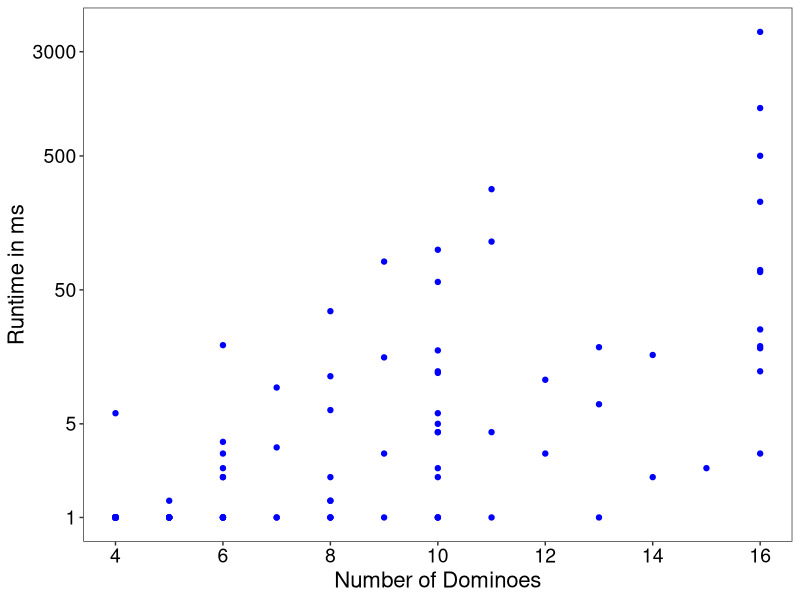
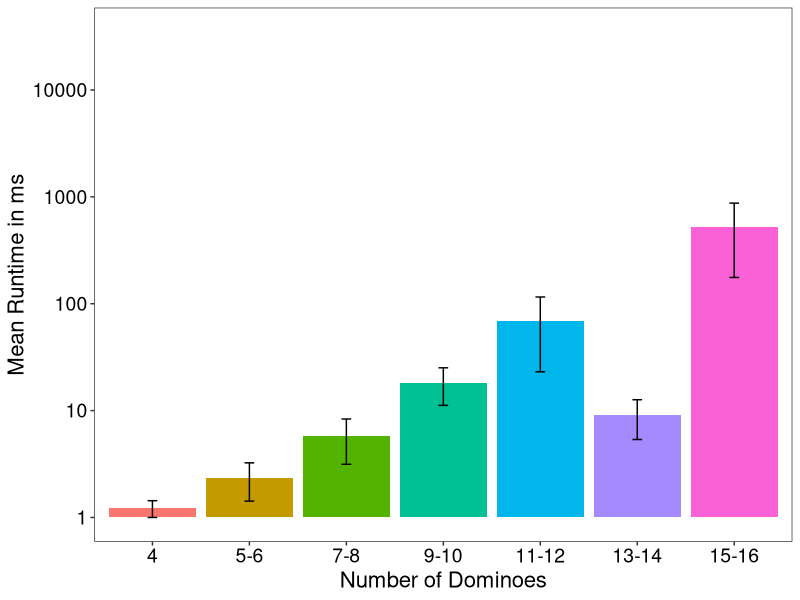
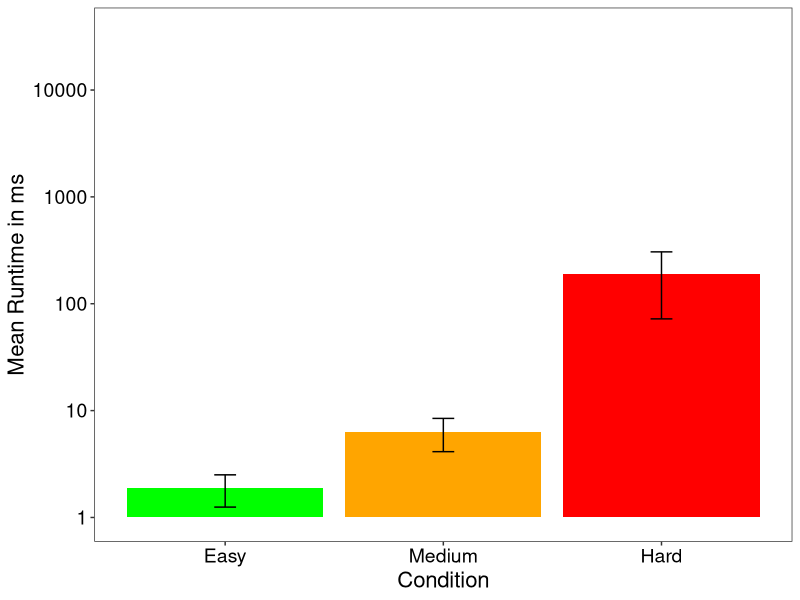
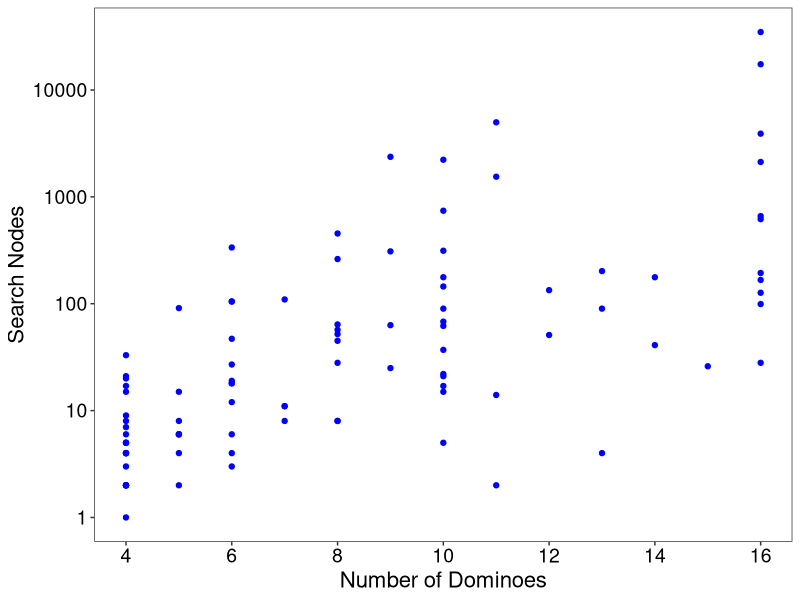
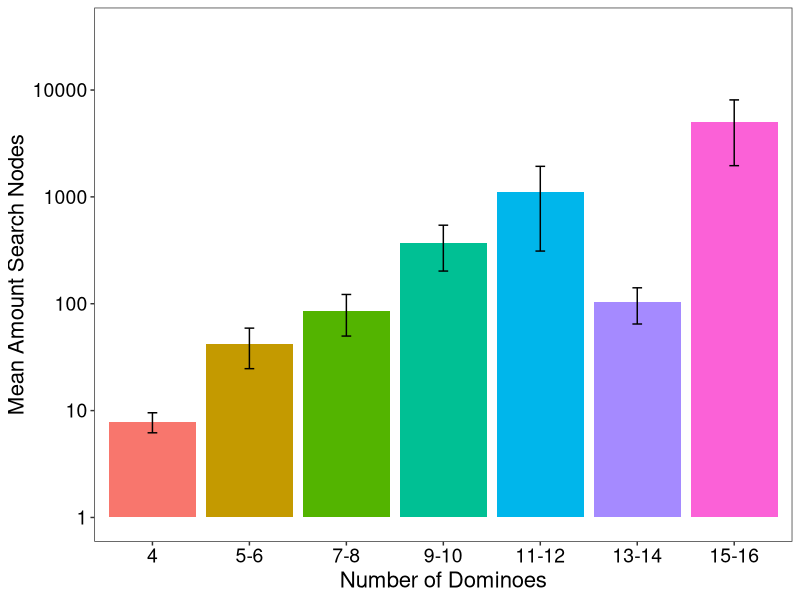
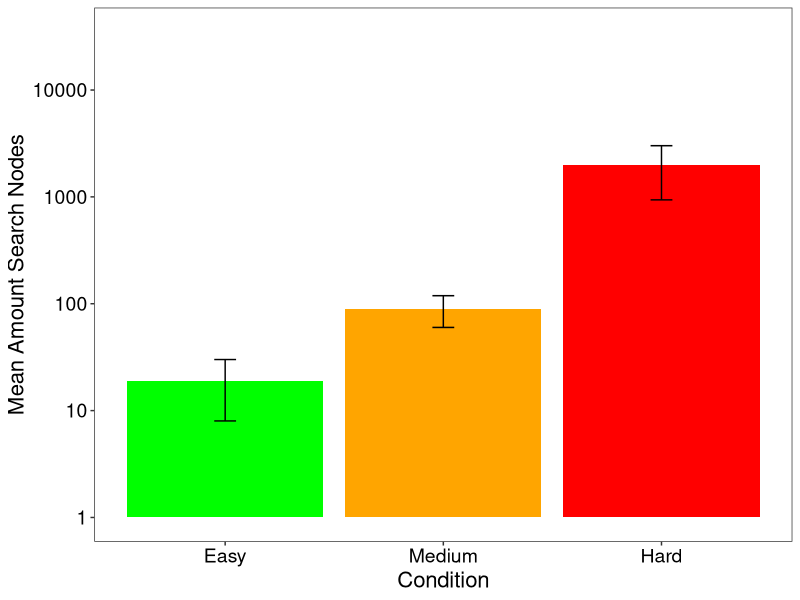

These figures' R source, in order:
library(ggplot2)

# Set pdf settings 
width = 1500
height = 1100
titlesize = 16

# Load Data + Prep #############################################################
data = read.csv("results_easy.csv", sep=";", header=TRUE)
data = rbind(data, read.csv("results_medium.csv", sep=";", header = TRUE))
data = rbind(data, read.csv("results_hard.csv", sep=";", header = TRUE))

data_nofactors <- data

# Create Factors 
data$Condition = factor(data$Condition, levels = c("Easy", "Medium", "Hard"))
data$nD = factor(data$nD, labels = c("4", "5-6", "5-6", "7-8", "7-8", "9-10", "9-10", "11-12", "11-12", "13-14", "13-14", "15-16", "15-16"), 
                   levels = c(4, 5, 6, 7, 8, 9, 10, 11, 12, 13, 14, 15, 16))

# Show distribution of Dominoes to place #######################################
print(table(data$nD))

################################# Time #########################################

# Scatterplot by amount Domino #################################################
data_nofactors$Time = (data_nofactors$Time1 + data_nofactors$Time2 + data_nofactors$Time3)/3 
data$Time = (data$Time1 + data$Time2 + data$Time3)/3

p = ggplot(data_nofactors, aes(x = nD, y = Time)) +
             geom_point(color = "blue") + 
             theme_bw() + 
             theme(panel.grid.major = element_blank(),
                  panel.grid.minor = element_blank(),
                  legend.position = "none", 
                  axis.text=element_text(size=14, color = "black"),
                  axis.title=element_text(size=titlesize)) +
             labs(y = "Runtime in ms", x = "Number of Dominoes") +
             scale_y_continuous(trans='log', breaks = c(1, 5, 50, 500, 3000)) +
             scale_x_continuous(breaks = c(4, 6, 8, 10, 12, 14, 16))
ggsave("runtime_log_scatter.pdf", path = "pics", width = width, height = height, 
       units = c("px"))

# Aggregate Time by amount of Dominoes #########################################
standard_error <- function(x) sd(x) / sqrt(length(x))

bynD = aggregate(Time ~ nD, FUN = mean, data = data)
bynD$SD = aggregate(Time ~ nD, FUN = sd, data = data)$Time
bynD$SE = aggregate(Time ~ nD, FUN = standard_error, data = data)$Time
bynD$amount = table(data$nD)
print(bynD)

# Plot 
p = ggplot(bynD, aes(x=nD, y=Time, fill = nD)) + 
  geom_bar(stat = "identity") + 
  geom_errorbar(aes(ymin=Time-SE, ymax=Time+SE), width=.1) +
  theme_bw() + theme(panel.grid.major = element_blank(),
                     panel.grid.minor = element_blank(), 
                     legend.position = "none", 
                     axis.text=element_text(size=14, color = "black"),
                     axis.title=element_text(size=titlesize)) +
  labs(x = "Number of Dominoes", y = "Mean Runtime in ms") +
  scale_y_continuous(trans='log', breaks = c(1, 10, 100, 1000, 10000), limits = c(1, 35000))

ggsave("runtime_numberDominoes.pdf", path = "pics", width = width, height = height, 
       units = c("px"))             

# Aggregate Time by Difficulty  ################################################
bydifficulty = aggregate(Time ~ Condition, FUN = mean, data = data)
bydifficulty$SD = aggregate(Time ~ Condition, FUN = sd, data = data)$Time
bydifficulty$SE = aggregate(Time ~ Condition, FUN = standard_error, data = data)$Time
print(bydifficulty)

# Plot 
p = ggplot(bydifficulty, aes(x=Condition, y=Time, fill = Condition)) + 
  geom_bar(stat = "identity") + 
  geom_errorbar(aes(ymin=Time-SE, ymax=Time+SE), width=.1) +
  theme_bw() + theme(panel.grid.major = element_blank(),
                     panel.grid.minor = element_blank(),
                     legend.position = "none", 
                     axis.text=element_text(size=14, color = "black"),
                     axis.title=element_text(size=titlesize)) +
  labs(y = "Mean Runtime in ms") +
  scale_y_continuous(trans='log', breaks = c(1, 10, 100, 1000, 10000), limits = c(1, 35000)) + 
  scale_fill_manual(values = c("green", "orange", "red"))

ggsave("runtime_difficulty.pdf", path = "pics", width = width, height = height, 
       units = c("px"))

############################## SearchNodes #####################################

# Scatterplot Search Nodes #####################################################
data_nofactors$SearchNodes = (data_nofactors$SearchNodes1 + data_nofactors$SearchNodes2 + data_nofactors$SearchNodes3)/3 
data$SearchNodes = (data$SearchNodes1 + data$SearchNodes2 + data$SearchNodes3)/3

p = ggplot(data_nofactors, aes(x = nD, y = SearchNodes)) +
  geom_point(color = "blue") + 
  theme_bw() + 
  theme(panel.grid.major = element_blank(),
        panel.grid.minor = element_blank(),
        legend.position = "none", 
        axis.text=element_text(size=14, color = "black"),
        axis.title=element_text(size=titlesize)) +
  labs(y = "Search Nodes", x = "Number of Dominoes") +
  scale_y_continuous(trans='log', breaks = c(1, 10, 100, 1000, 10000), limits = c(1, 35000)) +
  scale_x_continuous(breaks = c(4, 6, 8, 10, 12, 14, 16))

ggsave("searchnodes_log_scatter.pdf", path = "pics", width = width, height = height, 
       units = c("px"))

# Aggregate Search nodes by amount of Dominoes ##################################
byNodesnD = aggregate(SearchNodes ~ nD, FUN = mean, data = data)
byNodesnD$SD = aggregate(SearchNodes ~ nD, FUN = sd, data = data)$SearchNodes
byNodesnD$SE = aggregate(SearchNodes ~ nD, FUN = standard_error, data = data)$SearchNodes
byNodesnD$amount = table(data$nD)
print(byNodesnD)

# Plot 
p = ggplot(byNodesnD, aes(x=nD, y=SearchNodes, fill = nD)) + 
  geom_bar(stat = "identity") + 
  geom_errorbar(aes(ymin=SearchNodes-SE, ymax=SearchNodes+SE), width=.1) +
  theme_bw() + theme(panel.grid.major = element_blank(),
                     panel.grid.minor = element_blank(), 
                     legend.position = "none", 
                     axis.text=element_text(size=14, color = "black"),
                     axis.title=element_text(size=titlesize)) +
  labs(x = "Number of Dominoes", y = "Mean Amount Search Nodes") +
  scale_y_continuous(trans='log', breaks = c(1, 10, 100, 1000, 10000), limits = c(1, 35000))

ggsave("searchnodes_numberDominoes.pdf", path = "pics", width = width + 150, height = height, 
       units = c("px"))

# Aggregate SearchNodes by Difficulty ##########################################
bydifficulty = aggregate(SearchNodes ~ Condition, FUN = mean, data = data)
bydifficulty$SD = aggregate(SearchNodes ~ Condition, FUN = sd, data = data)$SearchNodes
bydifficulty$SE = aggregate(SearchNodes ~ Condition, FUN = standard_error, data = data)$SearchNodes
# print(bydifficulty)

# Plot 
p = ggplot(bydifficulty, aes(x=Condition, y=SearchNodes, fill = Condition)) + 
  geom_bar(stat = "identity") + 
  geom_errorbar(aes(ymin=SearchNodes-SE, ymax=SearchNodes+SE), width=.1) +
  theme_bw() + theme(panel.grid.major = element_blank(),
                     panel.grid.minor = element_blank(),
                     legend.position = "none", 
                     axis.text=element_text(size=14, color = "black"),
                     axis.title=element_text(size=titlesize)) +
  labs(y = "Mean Amount Search Nodes") +
  scale_y_continuous(trans='log', breaks = c(1, 10, 100, 1000, 10000), limits = c(1, 35000)) + 
  scale_fill_manual(values = c("green", "orange", "red"))

ggsave("searchnodes_difficulty.pdf", path = "pics", width = width, height = height, 
       units = c("px"))

